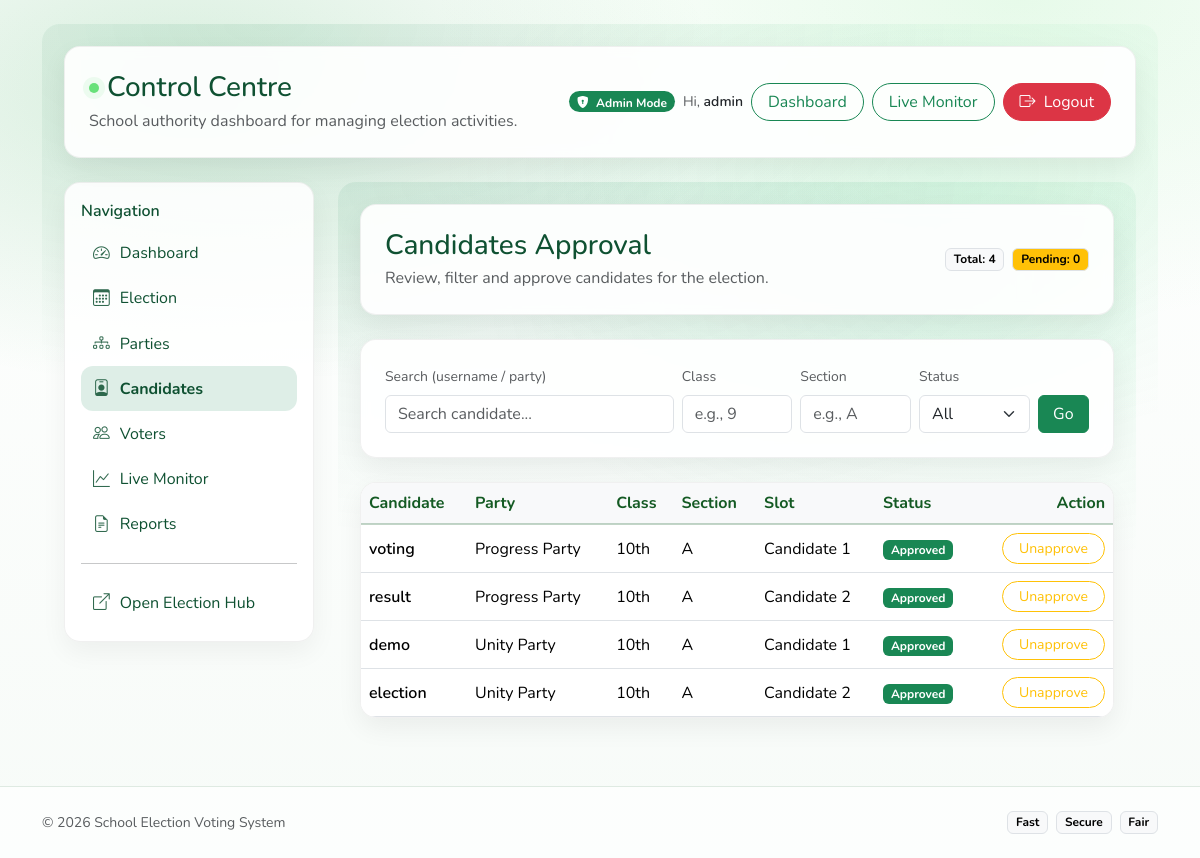
Screenshot of /control/candidates/ (signed in) with the database file from the repository.
### candidate/models.py (models this page shows, shortened)
class Candidate(models.Model):
    user = models.OneToOneField(User, on_delete=models.CASCADE)
    party = models.ForeignKey(Party, on_delete=models.CASCADE, related_name="candidates", null=True, blank=True)
    class_name = models.CharField(max_length=20)
    section = models.CharField(max_length=10)
    photo = models.ImageField(upload_to="candidate_photos/", blank=True, null=True)
    manifesto = models.TextField()
    SLOT_CHOICES = (
        (1, "Candidate 1"),
        (2, "Candidate 2")
    )
    slot = models.IntegerField(choices = SLOT_CHOICES)
    approved = models.BooleanField(default=False)
    class Meta:
        unique_together = ("party" , "class_name", "section", "slot")

### elections/models.py (models this page shows, shortened)
class Party(models.Model):
    election = models.ForeignKey("Election", on_delete=models.CASCADE, related_name="parties")
    name = models.CharField(max_length=100)
    symbol = models.ImageField(upload_to="party_symbols/", blank=True, null=True)  # optional
    color = models.CharField(max_length=20, blank=True, null=True)  # optional like "#0d6efd"
    class Meta:
        unique_together = ("election", "name")

### control_center/views.py (the view)
    @login_required(login_url="login")
    def _wrapped(request, *args, **kwargs):
        if not school_admin_check(request.user):
            raise PermissionDenied
        return view_func(request, *args, **kwargs)

### control_center/views.py (called while the page is built)
def school_admin_check(user):
    return user.is_superuser or user.groups.filter(name="SchoolAdmin").exists()

def admin_only(view_func):
    @login_required(login_url="login")
    def _wrapped(request, *args, **kwargs):
        if not school_admin_check(request.user):
            raise PermissionDenied
        return view_func(request, *args, **kwargs)
    return _wrapped

### templates/control_center/candidates_approval.html (shortened to what this page needs)
{% extends "control_center/base_control.html" %}
{% block cc_content %}
<div class="cc-wrap">
  <div class="cc-card p-4 mb-4">
    <div class="d-flex flex-wrap justify-content-between align-items-center gap-2">
      <div>
        <h3 class="mb-1" style="color:#0f5132;">Candidates Approval</h3>
        <div class="text-muted">Review, filter and approve candidates for the election.</div>
      </div>
      <div class="d-flex gap-2 align-items-center">
        <span class="badge text-bg-light border">Total: {{ total }}</span>
        <span class="badge text-bg-warning border">Pending: {{ pending_total }}</span>
      </div>
    </div>
  </div>
  <div class="cc-card p-4 mb-4">
    <form class="row g-2 align-items-end" method="get">
      <div class="col-12 col-md-5">
        <label class="form-label small text-muted">Search (username / party)</label>
        <input type="text" name="q" value="{{ q }}" class="form-control" placeholder="Search candidate...">
      </div>
      <div class="col-6 col-md-2">
        <label class="form-label small text-muted">Class</label>
        <input type="text" name="class" value="{{ class_name }}" class="form-control" placeholder="e.g., 9">
      </div>
      <div class="col-6 col-md-2">
        <label class="form-label small text-muted">Section</label>
        <input type="text" name="section" value="{{ section }}" class="form-control" placeholder="e.g., A">
      </div>
      <div class="col-12 col-md-2">
        <label class="form-label small text-muted">Status</label>
        <select name="status" class="form-select">
          <option value="" {% if status == "" %}selected{% endif %}>All</option>
        </select>
      </div>
      <div class="col-12 col-md-1 d-grid">
        <button class="btn btn-success" type="submit">Go</button>
      </div>
    </form>
  </div>
  <div class="cc-card p-0 overflow-hidden">
    <div class="table-responsive">
      <table class="table mb-0 align-middle">
        <thead class="table-light">
          <tr>
            <th>Candidate</th>
            <th>Party</th>
            <th>Class</th>
            <th>Section</th>
            <th>Slot</th>
            <th>Status</th>
            <th class="text-end">Action</th>
          </tr>
        </thead>
        <tbody>
          {% for c in candidates %}
            <tr>
              <td class="fw-semibold">{{ c.user.username }}</td>
              <td>{{ c.party.name }}</td>
              <td>{{ c.class_name }}</td>
              <td>{{ c.section }}</td>
              <td>{{ c.get_slot_display }}</td>
              <td>
                {% if c.approved %}
                  <span class="badge text-bg-success">Approved</span>
                {% else %}
                  <span class="badge text-bg-warning">Pending</span>
                {% endif %}
              </td>
              <td class="text-end">
                <form method="post" class="d-inline">
                  {% if c.approved %}
                    <button type="submit" class="btn btn-outline-warning btn-sm rounded-pill px-3">
                      Unapprove
                    </button>
                  {% else %}
                    <input type="hidden" name="action" value="approve">
                    <button type="submit" class="btn btn-success btn-sm rounded-pill px-3">
                      Approve
                    </button>
                  {% endif %}
                </form>
              </td>
            </tr>
          {% empty %}
            <tr>
              <td colspan="7" class="text-center text-muted p-4">No candidates found.</td>
            </tr>
          {% endfor %}
        </tbody>
      </table>
    </div>
  </div>
</div>
{% endblock %}

### templates/control_center/base_control.html (shortened to what this page needs)
{% extends "base.html" %}
{% block content %}
<div class="cc-wrap">
  <div class="cc-card p-4 mb-4">
    <div class="d-flex flex-wrap align-items-center justify-content-between gap-2">
      <div>
        <div class="d-flex align-items-center gap-2 mb-1">
          <span class="brand-dot"></span>
          <h3 class="m-0" style="color:#0f5132;">Control Centre</h3>
        </div>
        <div class="text-muted">School authority dashboard for managing election activities.</div>
      </div>
      <div class="d-flex gap-2 flex-wrap align-items-center">
        <span class="badge rounded-pill text-bg-success">
          <i class="bi bi-shield-lock-fill me-1"></i> Admin Mode
        </span>
        <span class="small text-muted d-none d-md-inline">
          Hi, <span class="fw-semibold text-dark">{{ user.username }}</span>
        </span>
        <a class="btn btn-outline-success rounded-pill px-3"
            href="{% url 'control_center:dashboard_home' %}">
          Dashboard
        </a>
        <a class="btn btn-outline-success rounded-pill px-3"
            href="{% url 'control_center:live_monitor' %}">
          Live Monitor
        </a>
        <form method="post" action="{% url 'logout' %}" class="d-inline">
          <button type="submit" class="btn btn-danger rounded-pill px-3">
            <i class="bi bi-box-arrow-right me-1"></i> Logout
          </button>
        </form>
      </div>
    </div>
  </div>
  <div class="row g-4">
    <div class="col-12 col-lg-3">
      <div class="cc-side p-3">
        <div class="fw-semibold mb-2" style="color:#0f5132;">Navigation</div>
        <a class="cc-link {% if request.path == '/control/' %}active{% endif %}"
           href="{% url 'control_center:dashboard_home' %}">
          <i class="bi bi-speedometer2"></i> Dashboard
        </a>
        <a class="cc-link {% if '/control/election/' in request.path %}active{% endif %}"
           href="{% url 'control_center:election_manage' %}">
          <i class="bi bi-calendar3"></i> Election
        </a>
        <a class="cc-link {% if '/control/parties/' in request.path %}active{% endif %}"
           href="{% url 'control_center:parties_manage' %}">
          <i class="bi bi-diagram-3"></i> Parties
        </a>
        <a class="cc-link {% if '/control/candidates/' in request.path %}active{% endif %}"
           href="{% url 'control_center:candidates_approval' %}">
          <i class="bi bi-person-badge"></i> Candidates
        </a>
        <a class="cc-link {% if '/control/voters/' in request.path %}active{% endif %}"
           href="{% url 'control_center:voters_list' %}">
          <i class="bi bi-people"></i> Voters
        </a>
        <a class="cc-link {% if '/control/live/' in request.path %}active{% endif %}"
           href="{% url 'control_center:live_monitor' %}">
          <i class="bi bi-graph-up"></i> Live Monitor
        </a>
        <a class="cc-link {% if '/control/reports/' in request.path %}active{% endif %}"
           href="{% url 'control_center:reports_home' %}">
          <i class="bi bi-file-earmark-text"></i> Reports
        </a>
        <hr class="my-3">
        <a class="cc-link" href="{% url 'elections:status' %}">
          <i class="bi bi-box-arrow-up-right"></i> Open Election Hub
        </a>
      </div>
    </div>
    <div class="col-12 col-lg-9">
      {% block cc_content %}{% endblock %}
    </div>
  </div>
</div>
{% endblock %}

### static/css/theme.css (style rules this page uses)
:root { --gv-900: #0b2e13; --gv-800: #0f3d1a; --gv-700: #145a23; --gv-600: #1b7a2f; --gv-500: #22a244; --gv-400: #35c759; --gv-300: #68e17a; --gv-200: #bff4c8; --gv-100: #e9fbea; --gv-shadow: 0 12px 30px rgba(16, 24, 16, 0.08); }
* { font-family: "Nunito", system-ui, -apple-system, Segoe UI, Roboto, Arial, sans-serif; }
body.app-bg { min-height: 100vh; background: radial-gradient(900px 500px at 15% 10%, rgba(34,162,68,0.18), transparent 60%), radial-gradient(900px 500px at 85% 0%, rgba(104,225,122,0.16), transparent 65%), linear-gradient(180deg, #ffffff, #f7fbf8); }
.brand-dot { width: 10px; height: 10px; border-radius: 999px; background: var(--gv-300); box-shadow: 0 0 0 6px rgba(191,244,200,0.25); }
.table { --bs-table-striped-bg: rgba(233, 251, 234, 0.55); }
.table thead th { color: var(--gv-700); font-weight: 700; border-bottom: 2px solid rgba(15, 90, 35, 0.25); }

### templates/control_center/base_control.html (style rules this page uses)
.cc-wrap { background: radial-gradient(1200px 600px at 20% 0%, rgba(25,135,84,.10), transparent 60%), radial-gradient(900px 500px at 80% 20%, rgba(46,204,113,.10), transparent 55%); border-radius: 18px; padding: 22px; }
.cc-card { border: 1px solid rgba(0,0,0,.06); border-radius: 16px; box-shadow: 0 10px 26px rgba(0,0,0,.06); background: rgba(255,255,255,.92); backdrop-filter: blur(6px); }
.cc-side { border-radius: 16px; border: 1px solid rgba(0,0,0,.06); background: rgba(255,255,255,.88); box-shadow: 0 10px 26px rgba(0,0,0,.05); overflow: hidden; }
.cc-link { display:flex; align-items:center; gap:10px; padding: 10px 12px; border-radius: 12px; color:#0f5132; text-decoration:none; }
.cc-link i { font-size: 1.05rem; opacity:.85; }
.cc-link.active { background: rgba(25,135,84,.14); font-weight: 700; }

### rows the page displays
Candidate: user.username "voting", party.name "Progress Party", class_name "10th", section "A", slot "Candidate 1", approved "Approved"
Candidate: user.username "result", party.name "Progress Party", class_name "10th", section "A", slot "Candidate 2", approved "Approved"
Candidate: user.username "demo", party.name "Unity Party", class_name "10th", section "A", slot "Candidate 1", approved "Approved"
Candidate: user.username "election", party.name "Unity Party", class_name "10th", section "A", slot "Candidate 2", approved "Approved"

### other values shown
{{ user.username }} "admin"
{{ total }} "4"
{{ pending_total }} "0"
